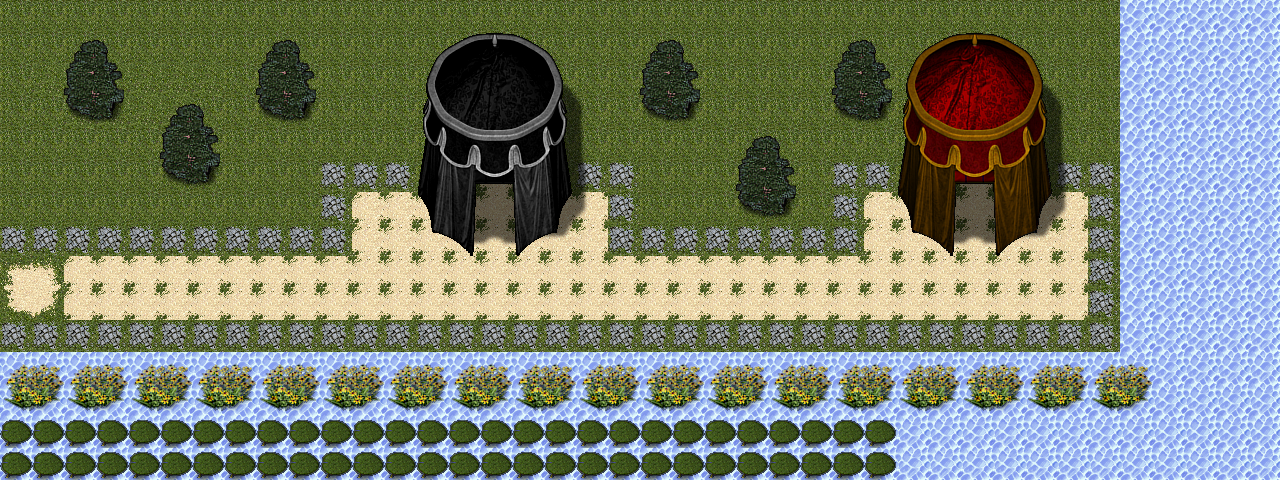

Rendered tile map (Tiled .tmx) drawn with the repository's tilesets; below, a short description and the map source with its tile grids summarised:
An orthogonal 40x15 tile map with 32x32 px tiles, 3 tile layers (Path, Tents, trees), 5 tilesets and 16 objects (Lock2, Level1, Level2).

<map version="1.10" tiledversion="1.11.2" orientation="orthogonal" renderorder="right-down" width="40" height="15" tilewidth="32" tileheight="32" infinite="0" nextlayerid="11" nextobjectid="35">
 <tileset firstgid="1" source="HF1_A2.tsx" />
 <tileset firstgid="193" source="HF1_Tents_1.tsx" />
 <tileset firstgid="449" source="HF1_Outdoors_1.tsx" />
 <tileset firstgid="705" source="water.tsx" />
 <tileset firstgid="737" source="Terrain32x32.tsx" />
 <layer id="1" name="Path" width="40" height="15">
  <data>[600 cells, 600 non-empty, 9 distinct tile ids]</data>
 </layer>
 <layer id="2" name="Tents" width="40" height="15">
  <data>[600 cells, 84 non-empty, 84 distinct tile ids]</data>
 </layer>
 <layer id="9" name="trees" width="40" height="15">
  <data>[600 cells, 164 non-empty, 11 distinct tile ids]</data>
 </layer>
 <objectgroup id="6" name="Barrier">
  <object id="8" x="9" y="232" width="336" height="22" />
  <object id="9" x="325" y="166" width="25" height="70" />
  <object id="11" x="6.66667" y="324" width="1105.33" height="25.3333" />
  <object id="12" x="1076" y="172" width="34.6667" height="18.6667" />
  <object id="13" x="1093.33" y="193.333" width="22.6667" height="158.667" />
  <object id="14" x="840" y="168" width="276" height="22.6667" />
  <object id="15" x="841.333" y="176" width="21.3333" height="78.6667" />
  <object id="16" x="330.667" y="169.333" width="300" height="25.3333" />
  <object id="17" x="610.667" y="172" width="34.6667" height="84" />
  <object id="18" x="613.333" y="229.333" width="248" height="24" />
  <object id="20" x="197" y="-125" width="1" />
  <object id="21" x="17" y="16" width="1" />
  <object id="22" x="23" y="21" width="1" />
  <object id="34" name="Lock2" x="604" y="255" width="56" height="64" />
 </objectgroup>
 <objectgroup id="5" name="MenuItems">
  <object id="27" name="Level1" x="417" y="30" width="170" height="233" />
  <object id="29" name="Level2" x="885" y="37" width="186" height="203" />
 </objectgroup>
</map>
